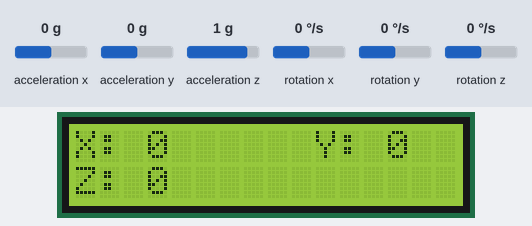
A sketch run on a simulated Arduino Uno, built with avr-gcc and run on an emulated ATmega328P. Shown: 16×2 character LCD. The inputs (shaded band) are chosen by the test bench; at power-on: rotation z 0 °/s, acceleration x 0 g, acceleration y 0 g, acceleration z 1 g, rotation x 0 °/s, rotation y 0 °/s. What the sketch prints to the serial monitor is not drawn.

Above: at 2.2 s.
2.3 s: rotation z set to -192 °/s
At 2.6 s:
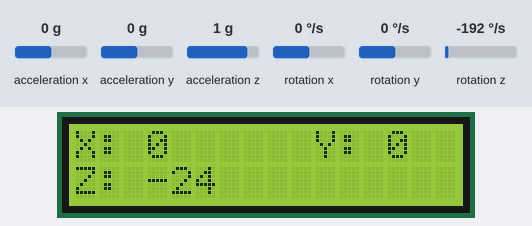
3.9 s: rotation z set to 0 °/s
At 5.2 s:
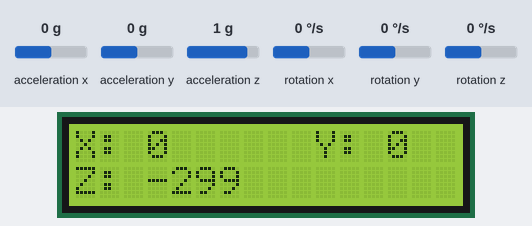
5.5 s: acceleration x set to -1.4 g
At 6.9 s:
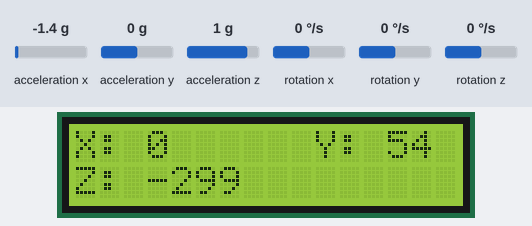
7.2 s: acceleration y set to -1.4 g
At 8.5 s:
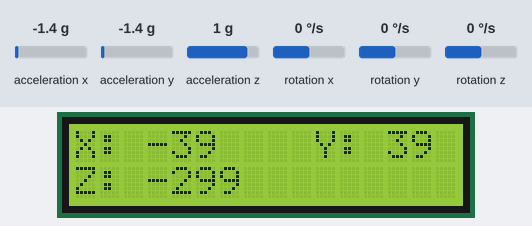
8.8 s: acceleration z set to -1.4 g
At 9.5 s:
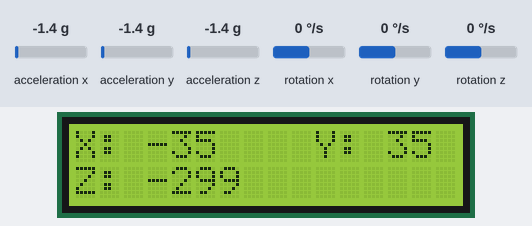
Timing chart, 0 to 11.5 s (numbered marks = the images above; inputs shaded):
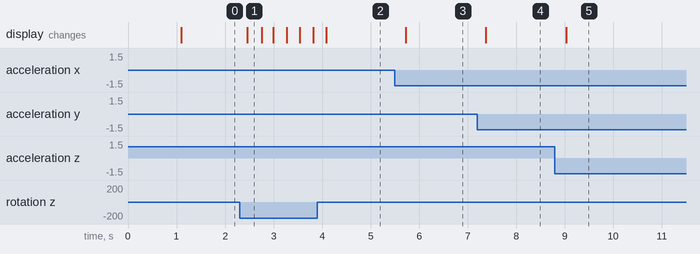

Measured:
- after the input at 2.3 s, the display: changes after 0.15 s (image 1)
- after the input at 5.5 s, the display: changes after 0.23 s (image 3)
- after the input at 7.2 s, the display: changes after 0.18 s (image 4)
- after the input at 8.8 s, the display: changes after 0.23 s (image 5)

The sketch:

mpu6050_arduino.ino
```cpp
// (licence header left out)
#include "Wire.h"
#include <MPU6050_light.h>
#include<LiquidCrystal_I2C.h>
LiquidCrystal_I2C lcd(0x27,16,2);

MPU6050 mpu(Wire);
unsigned long timer = 0;
unsigned long timer2 = 0;


void setup() {
  Serial.begin(115200);
  Wire.begin();
  lcd.init();
  lcd.backlight();
  lcd.clear();
  lcd.setCursor(0,0);
  lcd.print("Calculating...");

  byte status = mpu.begin();
  Serial.print(F("MPU6050 status: "));
  Serial.println(status);
  while(status!=0){ } // stop everything if could not connect to MPU6050


  // mpu.upsideDownMounting = true; // uncomment this line if the MPU6050 is mounted upside-down
  mpu.calcOffsets(); // gyro and accelero
  Serial.println("Done!\n");

}
int x ,y ,z ;
void loop() {
  mpu.update();
  if(millis()-timer2 >250) {
    lcd.clear();
    lcd.setCursor(0,0);
    lcd.print("X: ");
    lcd.print(x);
    lcd.setCursor(8,0);

    lcd.print("  Y: ");
    lcd.print(y);
    lcd.setCursor(0,1);
    lcd.print("Z: ");
    lcd.print(z);

    timer2 =millis();
  }
  if((millis()-timer)>100){ // print data every 10ms
  x = mpu.getAngleX();
  y = mpu.getAngleY();
  z = mpu.getAngleZ();
  Serial.print(x);
  Serial.print("/");
  Serial.print(y);
  Serial.print("/");
  Serial.println(z);
  timer = millis();
  }
}
```
